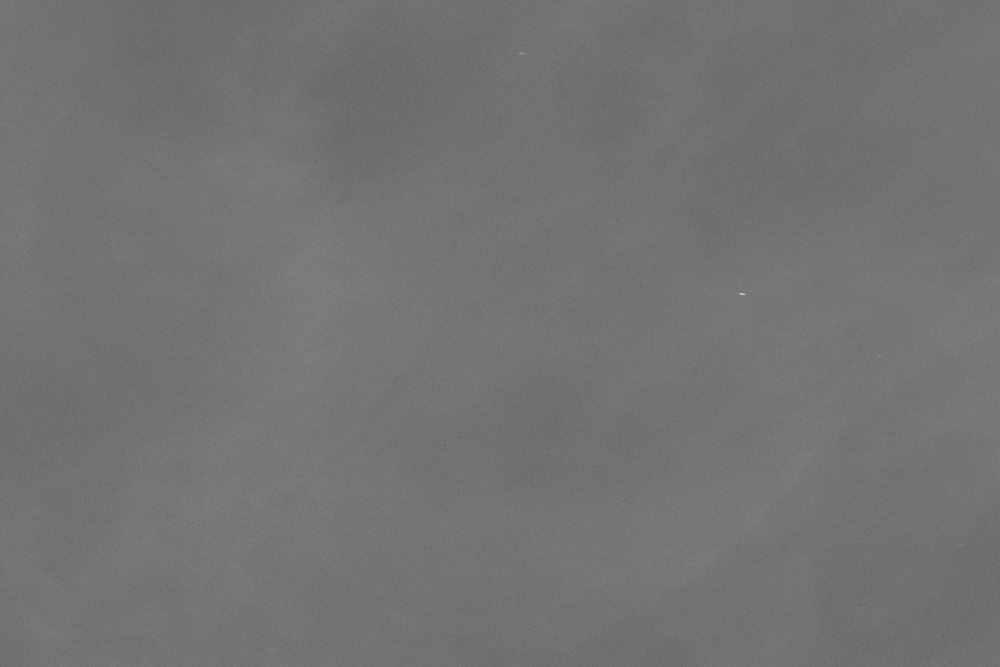
#> input picture cloud_data/cleaned/2012-12-30--03-15-16--375.png, 4000 x 2666 px (shown at 1/4 size)
$ python -i image_utils.py   (imports and definitions only)   (older library calls are emulated)
#> lines starting #> are read from the running program, lines starting #| are printed output that depends on the picture
#> further down, picture is the input picture: shape (2666, 4000, 3); min 0, max 255, mean 115
import numpy as np
from typing import Optional, Tuple, Dict, Union
import cv2
from pathlib import Path

# [207 lines left out: functions _rescale_percentiles, binarize_by_fill_fraction, threshold_yen, binarize_cloud_method2, not called in this run]


def edge_binarize(image: np.ndarray, method="sobel", thresh=20) -> np.ndarray:
    """
    Simple edge/contrast-based binarizer.

    Parameters
    ----------
    image : np.ndarray
        Input grayscale image (uint8 or float).
    method : str, optional
        Edge detection method. Options: "sobel", "laplacian", "canny".
    thresh : float, optional
        Threshold on edge magnitude (for sobel/laplacian).
        For canny, this is used as the lower threshold.

    Returns
    -------
    mask : np.ndarray
        Binary mask of detected edges (uint8, {0,255}).
    """
#> called with method = 'sobel', thresh = 20

    # Ensure grayscale
    if image.ndim == 3:
        image = cv2.cvtColor(image, cv2.COLOR_BGR2GRAY)

    image = image.astype(np.float32)

    if method == "sobel":
        gx = cv2.Sobel(image, cv2.CV_32F, 1, 0, ksize=3)
        gy = cv2.Sobel(image, cv2.CV_32F, 0, 1, ksize=3)
        mag = cv2.magnitude(gx, gy)
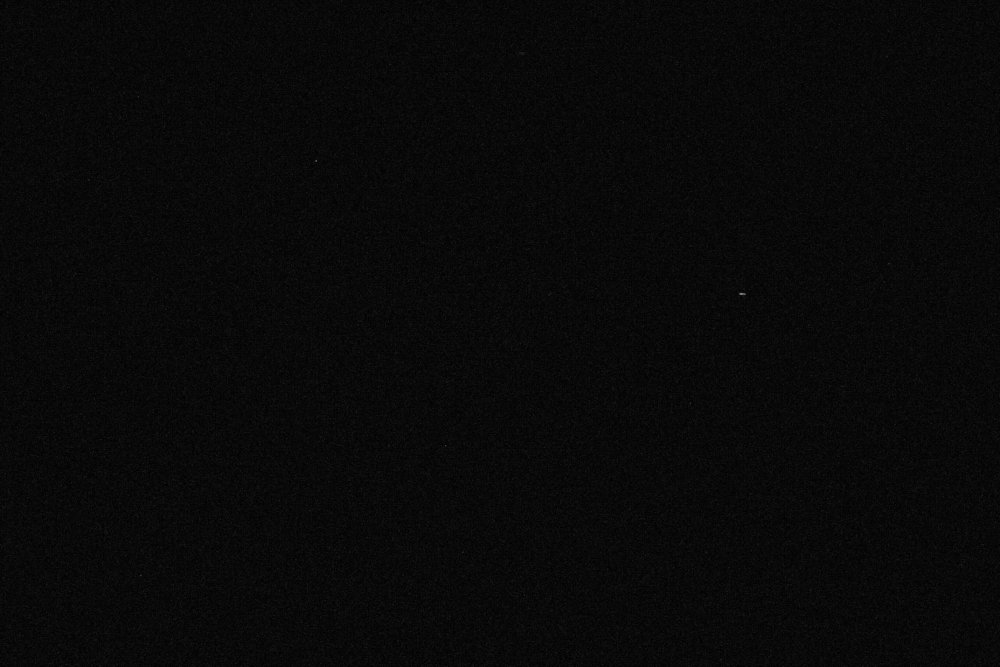
#> mag: shape (2666, 4000) float32 (shown at 1/4 size); min 0, max 496, mean 18.2; drawn with min black and max white
        mask = (mag > thresh).astype(np.uint8) * 255
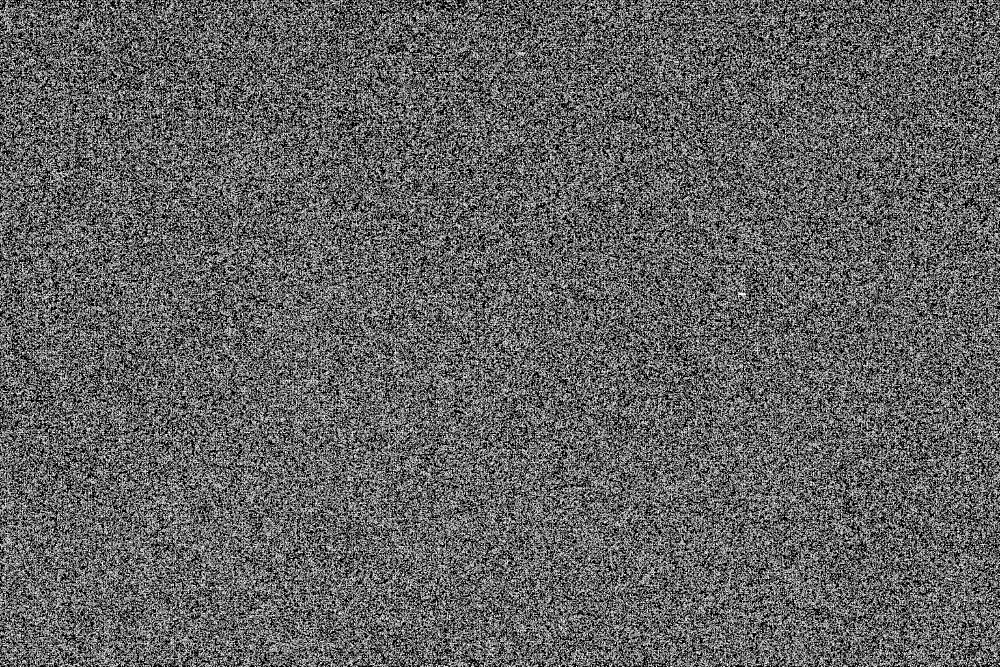
#> mask: shape (2666, 4000) (shown at 1/4 size); 38.5% white in thin lines or dots

    elif method == "laplacian":
        lap = cv2.Laplacian(image, cv2.CV_32F, ksize=3)
        mag = np.abs(lap)
        mask = (mag > thresh).astype(np.uint8) * 255

    elif method == "canny":
        # Here `thresh` is the lower threshold, set upper = 3×lower
        mask = cv2.Canny(image.astype(np.uint8),
                         threshold1=thresh,
                         threshold2=3*thresh)

    else:
        raise ValueError(f"Unknown method: {method}")

    return mask


# [67 lines left out: functions save_lattice_png, load_gray_float, normalize_to_unit, threshold_binary, not called in this run]

>>> import cv2
>>> picture = cv2.imread('../cloud_data/cleaned/2012-12-30--03-15-16--375.png')
>>> result = edge_binarize(picture)

$ run again, on cloud_data/cleaned/2012-12-30--03-25-28--000.png
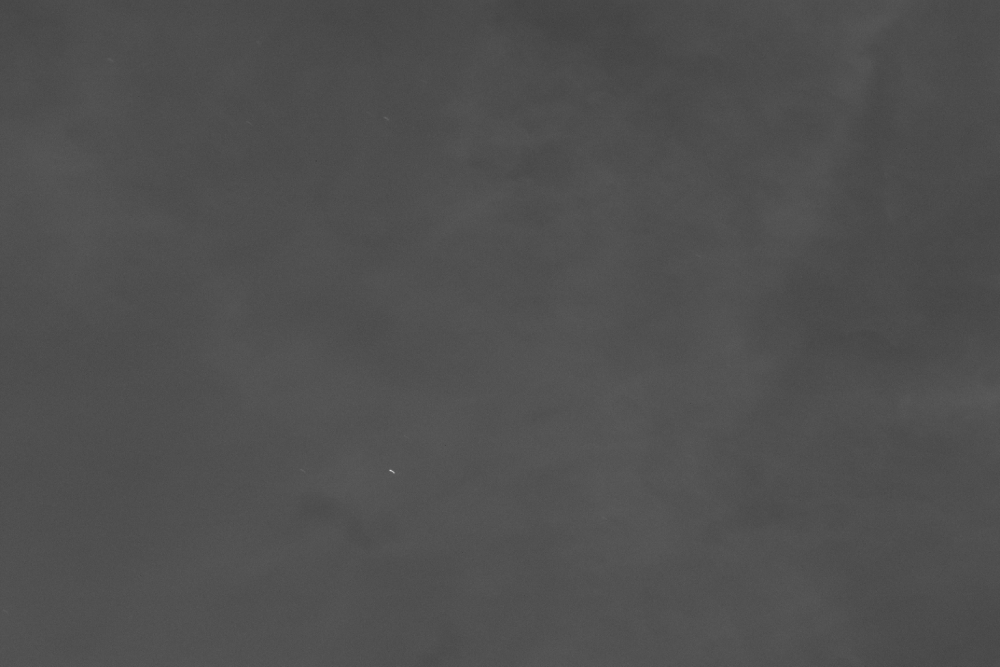
#> input picture cloud_data/cleaned/2012-12-30--03-25-28--000.png, 4000 x 2666 px (shown at 1/4 size)
#> picture is the input picture: shape (2666, 4000, 3); min 0, max 255, mean 79.3
#> in edge_binarize, `gx = cv2.Sobel(image, cv2.CV_32F, 1, 0, ksize=3)`:
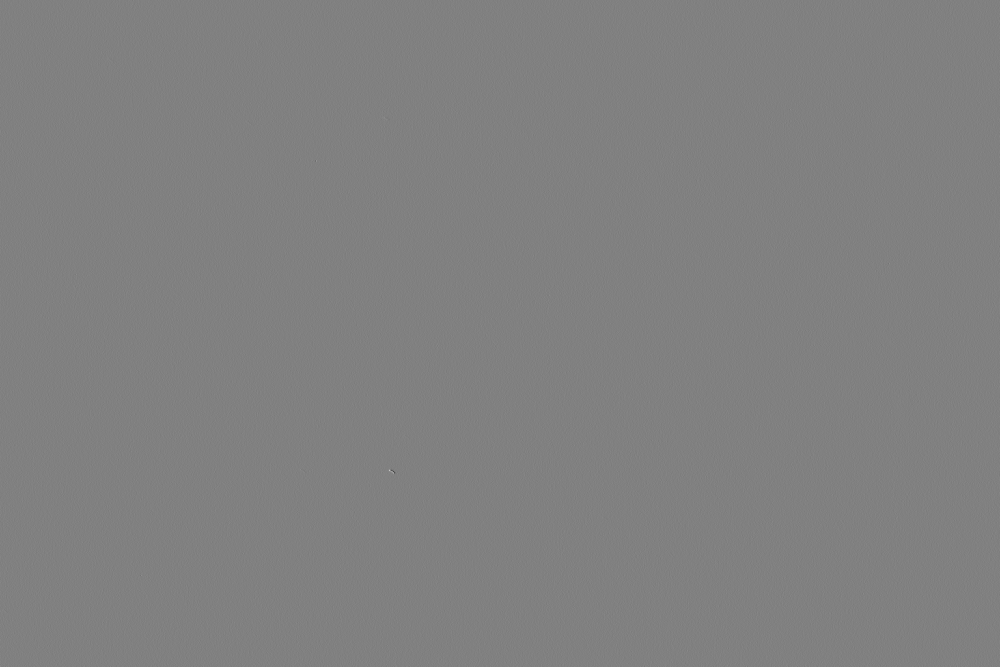
#> gx: shape (2666, 4000) float32 (shown at 1/4 size); min -352, max 344, mean 0; drawn with min black and max white
#> in edge_binarize, `mask = (mag > thresh).astype(np.uint8) * 255`:
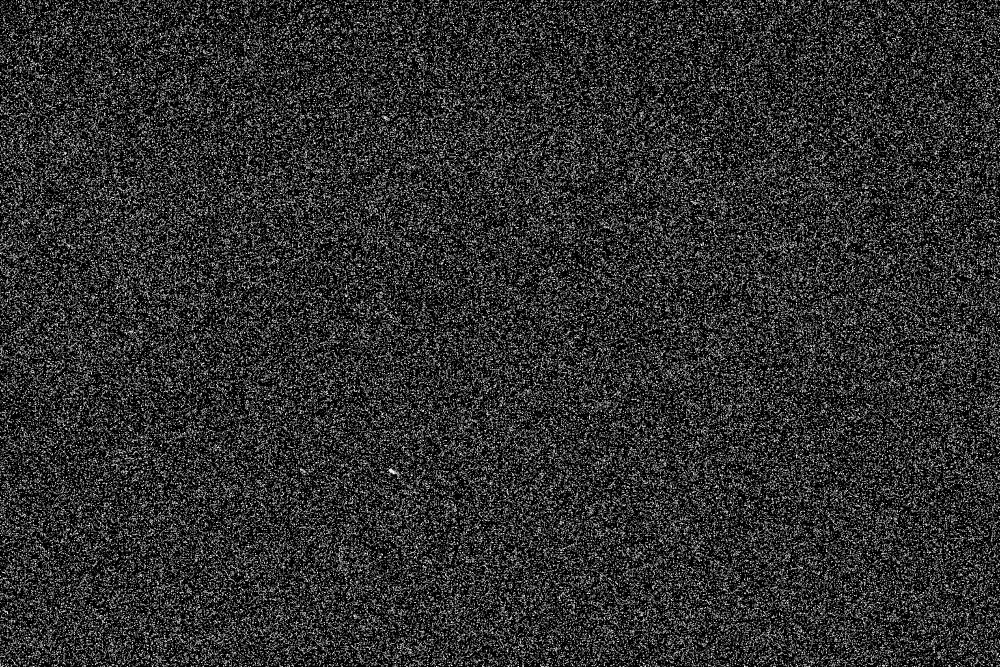
#> mask: shape (2666, 4000) (shown at 1/4 size); 17.8% white in thin lines or dots

$ run again, on cloud_data/cleaned/2012-12-30--03-55-58--187.png
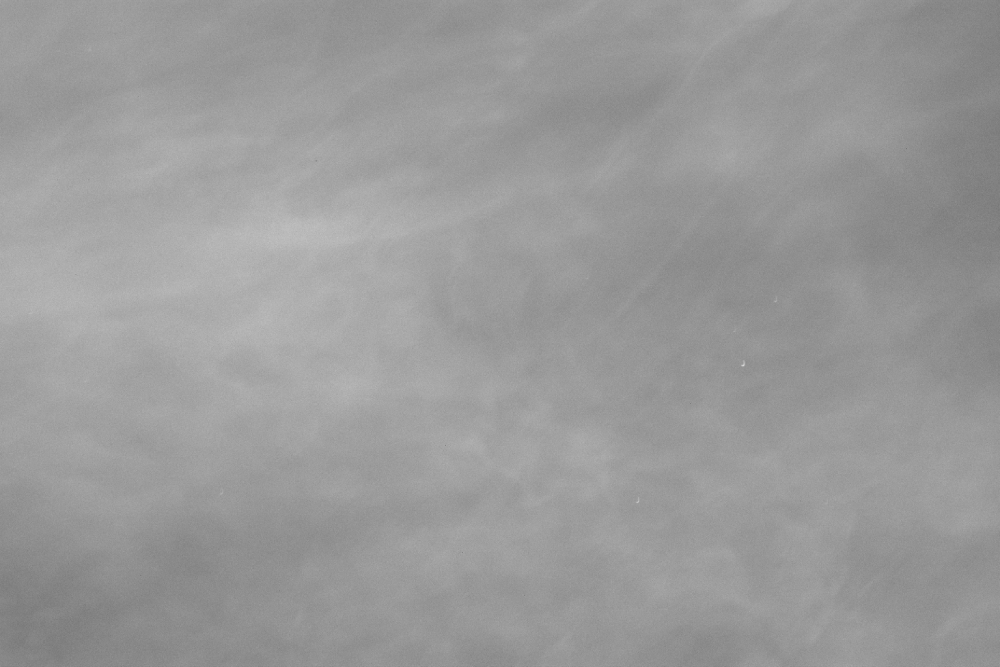
#> input picture cloud_data/cleaned/2012-12-30--03-55-58--187.png, 4000 x 2666 px (shown at 1/4 size)
#> picture is the input picture: shape (2666, 4000, 3); min 0, max 255, mean 153.9
#> in edge_binarize, `mask = (mag > thresh).astype(np.uint8) * 255`:
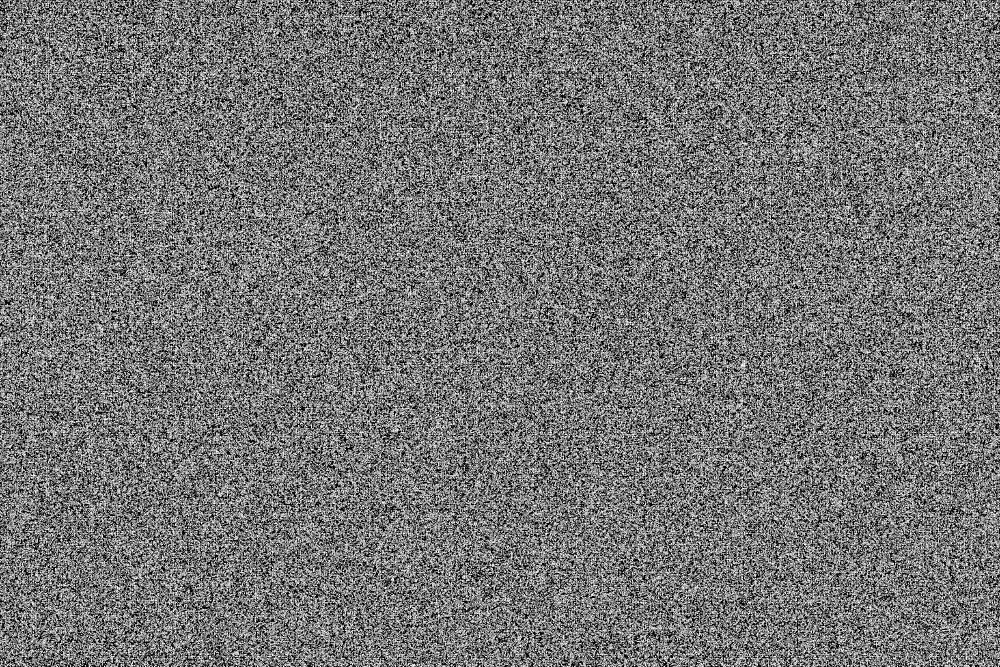
#> mask: shape (2666, 4000) (shown at 1/4 size); 45.6% white in thin lines or dots

$ run again, on cloud_data/cleaned/2012-12-30--03-57-31--187.png
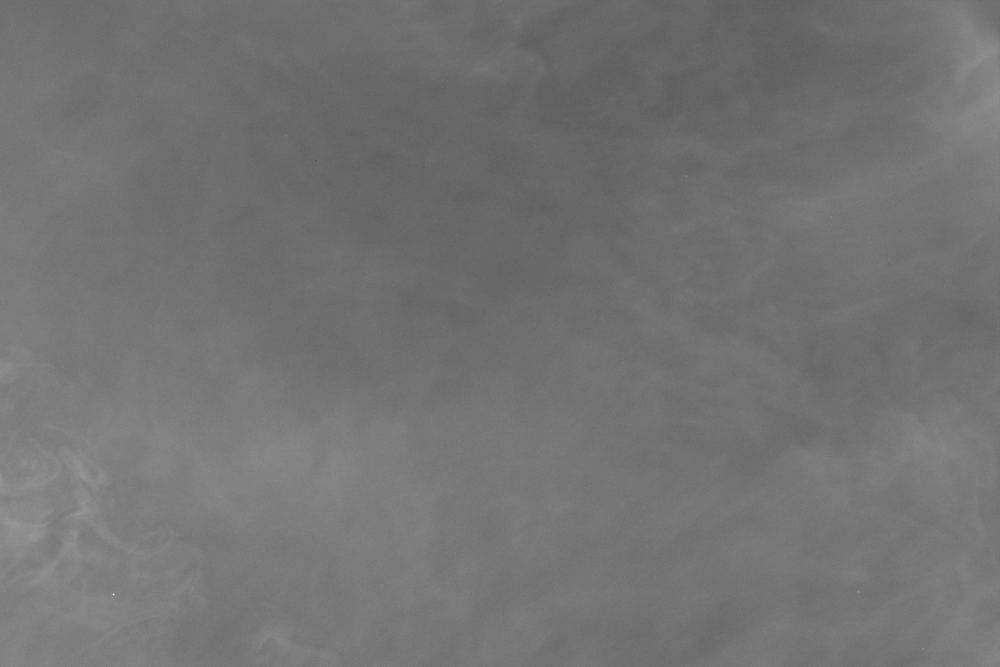
#> input picture cloud_data/cleaned/2012-12-30--03-57-31--187.png, 4000 x 2666 px (shown at 1/4 size)
#> picture is the input picture: shape (2666, 4000, 3); min 0, max 255, mean 115
#> in edge_binarize, `mask = (mag > thresh).astype(np.uint8) * 255`:
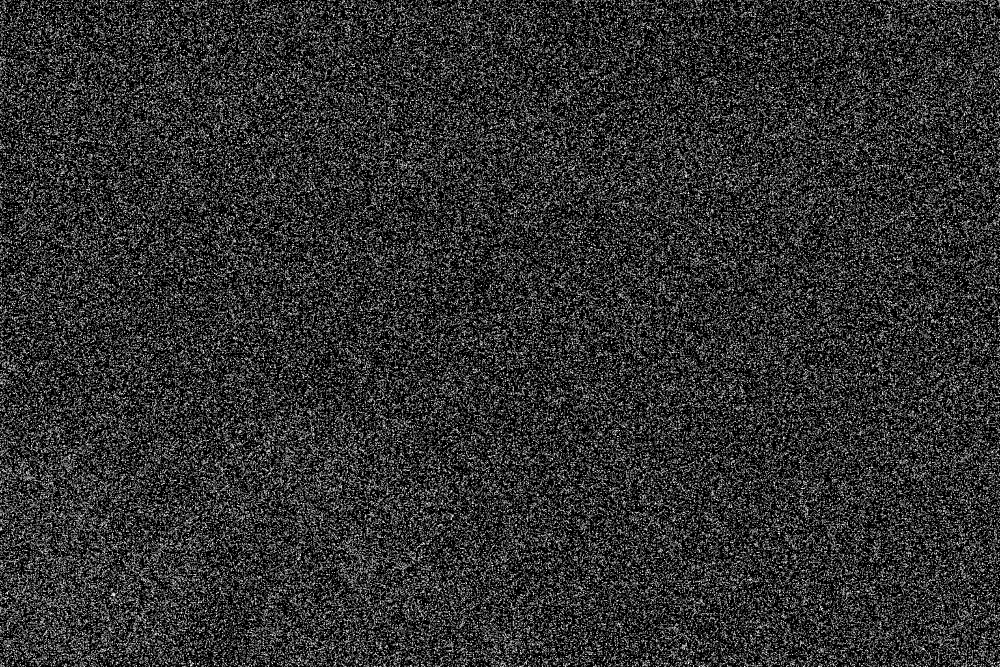
#> mask: shape (2666, 4000) (shown at 1/4 size); 18.6% white in thin lines or dots
